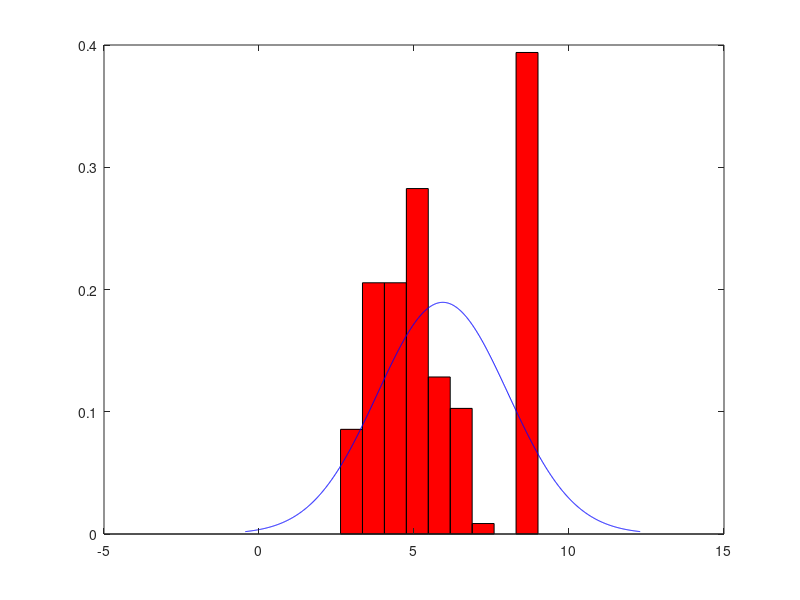
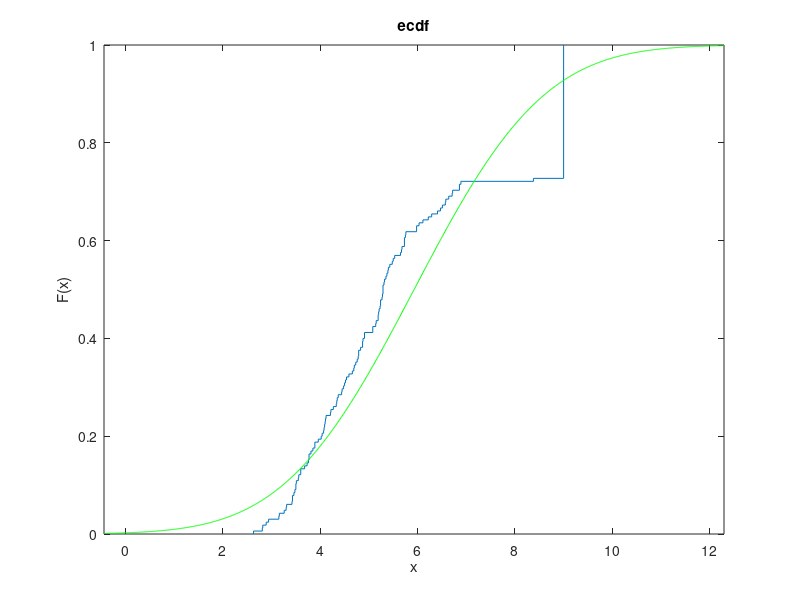

Write MATLAB code to recreate these figures, in order.
% Variant 18
X = [5.08,5.40,6.57,5.15,5.14,5.73,3.42,5.19,5.76,3.51,3.50,3.31,5.32,4.11,5.73,5.37,3.26,5.08,5.31,3.89,6.58,3.89,4.66,4.48,3.73,6.47,5.65,3.16,4.91,6.64,5.39,2.63,3.56,5.53,4.04,4.76,6.72,3.60,4.35,5.67,5.68,4.07,4.52,5.19,5.43,3.50,5.35,4.87,3.46,3.77,3.96,2.82,6.41,4.70,5.24,3.55,3.15,5.20,2.81,4.79,6.51,3.76,4.69,4.21,4.10,3.48,4.37,5.73,4.45,3.43,2.89,4.88,6.22,3.43,5.29,4.59,4.44,3.81,4.83,5.23,6.86,4.22,2.94,6.29,4.34,5.48,3.68,4.09,3.30,5.21,8.38,4.02,5.98,3.60,5.28,6.89,3.85,5.27,4.79,4.91,5.24,5.98,4.54,5.29,5.50,4.73,5.75,4.50,5.29,4.12,4.27,6.11,4.78,4.87,6.03,6.86,3.77,4.33,4.08,6.71,...
  9,9,9,9,9,9,9,9,9,9,9,9,9,9,9,9,9,9,9,9,9,9,9,9,9,9,9,9,9,9,9,9,9,9,9,9,9,9,9,9,9,9,9,9,9];

% y = minmax(X);
  M_min = min(X);
  M_max = max(X);

% R = y(2) - y(1);
% R = M_max - M_min;
  R = range(X);

  fprintf('M_min = %.2f\nM_max = %.2f\nR = %.2f\n', M_min, M_max, R);

  n = length(X);        % length of array
% MX = sum(X) / n;      % MX
% DX = symsum((X(k)-m)^2, k, 1, n) / (n - 1); % DX
  MX = mean(X);
  DX = var(X);
  sigma = sqrt(DX);

  fprintf('MX = %f\nDX = %f\n', MX, DX);
  
  m = floor(log2(n)) + 2;
  delta = R / m;
  
  [f, x] = hist(X, m);

  f = f / (n * delta);
  step = sigma / 200;
  
  xnorm = (MX - R):step:(MX + R);
  ynormp = normpdf(xnorm, MX, sigma);
  ynormc = normcdf(xnorm, MX, sigma);
 
  figure
  bar(x, f, 1, 'r');
  hold on;
  plot(xnorm, ynormp, 'b');
  hold off;
 
  figure
  ecdf(X);
  % axis(X, tight);
  axis tight;
  hold on;
  plot(xnorm, ynormc, 'g');
  hold off;